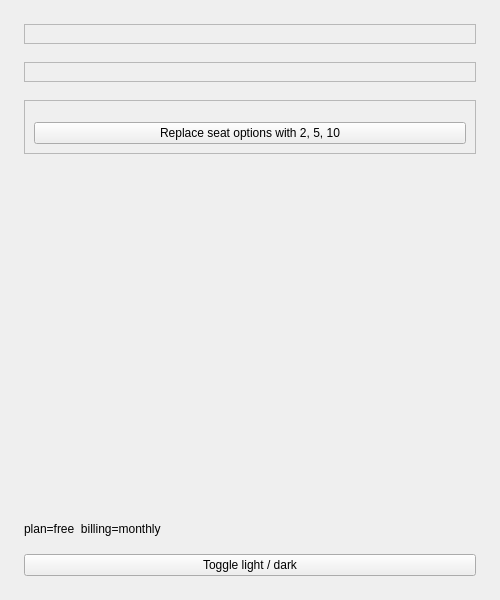
<?xml version='1.0' encoding='utf-8'?>
<ui version="4.0">
 <class>MainWindow</class>
 <widget class="QMainWindow" name="MainWindow">
  <property name="geometry">
   <rect>
    <x>0</x>
    <y>0</y>
    <width>500</width>
    <height>600</height>
   </rect>
  </property>
  <property name="windowTitle">
   <string>QCustomRadioGroup</string>
  </property>
  <widget class="QWidget" name="centralwidget">
   <layout class="QVBoxLayout" name="mainLayout">
    <property name="spacing">
     <number>18</number>
    </property>
    <property name="leftMargin">
     <number>24</number>
    </property>
    <property name="topMargin">
     <number>24</number>
    </property>
    <property name="rightMargin">
     <number>24</number>
    </property>
    <property name="bottomMargin">
     <number>24</number>
    </property>
    <item>
     <widget class="QFrame" name="planCard">
      <property name="frameShape">
       <enum>QFrame::StyledPanel</enum>
      </property>
      <layout class="QVBoxLayout" name="planCardLayout">
       <item>
        <widget class="QCustomRadioGroup" name="planGroup">
         <property name="optionsCsv" stdset="0">
          <string notr="true">free=Community - free forever,pro=Pro - $12/month,studio=Studio - $29/month</string>
         </property>
         <property name="selectedValue" stdset="0">
          <string notr="true">free</string>
         </property>
         <property name="title" stdset="0">
          <string notr="true">Choose a plan</string>
         </property>
        </widget>
       </item>
      </layout>
     </widget>
    </item>
    <item>
     <widget class="QFrame" name="billingCard">
      <property name="frameShape">
       <enum>QFrame::StyledPanel</enum>
      </property>
      <layout class="QVBoxLayout" name="billingCardLayout">
       <item>
        <widget class="QCustomRadioGroup" name="billingGroup">
         <property name="optionsCsv" stdset="0">
          <string notr="true">monthly=Monthly,yearly=Yearly</string>
         </property>
         <property name="selectedValue" stdset="0">
          <string notr="true">monthly</string>
         </property>
         <property name="orientation" stdset="0">
          <string notr="true">horizontal</string>
         </property>
         <property name="title" stdset="0">
          <string notr="true">Billing period</string>
         </property>
        </widget>
       </item>
      </layout>
     </widget>
    </item>
    <item>
     <widget class="QFrame" name="seatsCard">
      <property name="frameShape">
       <enum>QFrame::StyledPanel</enum>
      </property>
      <layout class="QVBoxLayout" name="seatsCardLayout">
       <property name="spacing">
        <number>12</number>
       </property>
       <item>
        <widget class="QCustomRadioGroup" name="seatsGroup">
         <property name="optionsCsv" stdset="0">
          <string notr="true">1,2,5</string>
         </property>
         <property name="selectedValue" stdset="0">
          <string notr="true">2</string>
         </property>
         <property name="orientation" stdset="0">
          <string notr="true">horizontal</string>
         </property>
         <property name="title" stdset="0">
          <string notr="true">Seats</string>
         </property>
        </widget>
       </item>
       <item>
        <widget class="QPushButton" name="swapButton">
         <property name="text">
          <string>Replace seat options with 2, 5, 10</string>
         </property>
         <property name="cursor">
          <cursorShape>PointingHandCursor</cursorShape>
         </property>
        </widget>
       </item>
      </layout>
     </widget>
    </item>
    <item>
     <spacer name="mainSpacer">
      <property name="orientation">
       <enum>Qt::Vertical</enum>
      </property>
      <property name="sizeHint" stdset="0">
       <size>
        <width>20</width>
        <height>40</height>
       </size>
      </property>
     </spacer>
    </item>
    <item>
     <widget class="QLabel" name="statusLabel">
      <property name="text">
       <string>plan=free  billing=monthly</string>
      </property>
     </widget>
    </item>
    <item>
     <widget class="QPushButton" name="themeButton">
      <property name="text">
       <string>Toggle light / dark</string>
      </property>
      <property name="cursor">
       <cursorShape>PointingHandCursor</cursorShape>
      </property>
     </widget>
    </item>
   </layout>
  </widget>
 </widget>
 <customwidgets>
  <customwidget>
   <class>QCustomRadioGroup</class>
   <extends>QWidget</extends>
   <header location="global">Custom_Widgets.QCustomRadioGroup.h</header>
  </customwidget>
 <customwidget><class>QPushButton</class><extends>QPushButton</extends><header location="global">Custom_Widgets.Theme.h</header><container>1</container></customwidget><customwidget><class>QLabel</class><extends>QLabel</extends><header location="global">Custom_Widgets.Theme.h</header><container>1</container></customwidget></customwidgets>
 <connections />
</ui>
